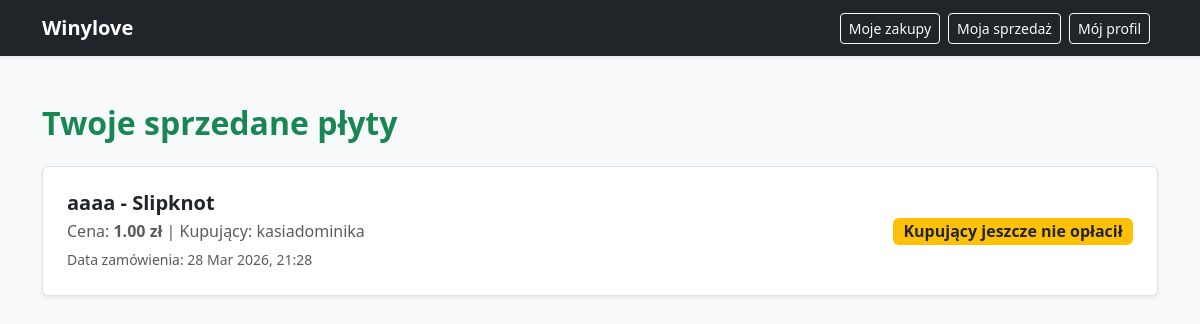
The page /moja-sprzedaz/ (signed in) on the database its author committed.
### shop/models.py (models this page shows, shortened)
class Order(models.Model):
    STATUS_CHOICES = [
        ('PENDING', 'Oczekujące'),
        ('PAID', 'Opłacone'),
        ('SHIPPED', 'Wysłane'),
    ]
    cd = models.ForeignKey(CDOffer, on_delete=models.CASCADE, related_name='orders')
    buyer = models.ForeignKey(User, on_delete=models.CASCADE, related_name='purchases')
    status = models.CharField(max_length=20, choices=STATUS_CHOICES, default='PENDING')
    order_date = models.DateTimeField(auto_now_add=True)

class CDOffer(models.Model):
    CONDITION_CHOICES = [
        ('NEW', 'Nowa'),
        ('USED', 'Używana'),
    ]
    title = models.CharField(max_length=200)
    artist = models.ForeignKey(Artist, on_delete=models.CASCADE, related_name='cds')
    genres = models.ManyToManyField(Genre, related_name='cds')
    seller = models.ForeignKey(User, on_delete=models.CASCADE, related_name='offers')
    price = models.DecimalField(max_digits=6, decimal_places=2)
    condition = models.CharField(max_length=10, choices=CONDITION_CHOICES)
    description = models.TextField()
    created_at = models.DateTimeField(auto_now_add=True)

class Artist(models.Model):
    name = models.CharField(max_length=100)
    description = models.TextField(blank=True, null=True)

### shop/views.py (the view)
# urls.py: path('moja-sprzedaz/', views.my_sales, name='my_sales'),
@login_required
def my_sales(request):
    orders = Order.objects.filter(cd__seller=request.user).order_by('-order_date')
    return render(request, "shop/my_sales.html", {'orders': orders})

### shop/templates/shop/my_sales.html (shortened to what this page needs)
<!DOCTYPE html>
<html lang="pl">
<head>
    <link href="https://cdn.jsdelivr.net/npm/bootstrap@5.3.2/dist/css/bootstrap.min.css" rel="stylesheet">
</head>
<body class="bg-light">
    <nav class="navbar navbar-expand-lg navbar-dark bg-dark mb-5 shadow-sm">
        <div class="container">
            <a class="navbar-brand fw-bold" href="{% url 'home' %}">Winylove</a>
            <div class="d-flex align-items-center">
                <a href="{% url 'my_purchases' %}" class="btn btn-outline-light btn-sm me-2">Moje zakupy</a>
                <a href="{% url 'my_sales' %}" class="btn btn-outline-light btn-sm me-2">Moja sprzedaż</a>
                <a href="{% url 'user_profile' user.username %}" class="btn btn-outline-light btn-sm me-2">Mój profil</a>
            </div>
        </div>
    </nav>
    <div class="container mb-5">
        <h2 class="mb-4 fw-bold text-success">Twoje sprzedane płyty</h2>
        <div class="list-group shadow-sm">
            {% for order in orders %}
                <div class="list-group-item p-4">
                    <div class="d-flex w-100 justify-content-between align-items-center">
                        <div>
                            <h5 class="mb-1 fw-bold">{{ order.cd.title }} - {{ order.cd.artist.name }}</h5>
                            <p class="mb-1 text-muted">Cena: <strong>{{ order.cd.price }} zł</strong> | Kupujący: {{ order.buyer.username }}</p>
                            <small class="text-muted">Data zamówienia: {{ order.order_date|date:"d M Y, H:i" }}</small>
                        </div>
                        <div class="text-end">
                            {% if order.status == 'PENDING' %}
                                <span class="badge bg-warning text-dark fs-6">Kupujący jeszcze nie opłacił</span>
                            {% elif order.status == 'PAID' %}
                                <span class="badge bg-info text-dark mb-2 fs-6 d-block">Pieniądze na koncie! Możesz wysyłać.</span>
                                <form method="post" action="{% url 'ship_order' order.id %}">
                                    {% csrf_token %}
                                    <button type="submit" class="btn btn-primary btn-sm w-100">Oznacz jako wysłane</button>
                                </form>
                            {% elif order.status == 'SHIPPED' %}
                                <span class="badge bg-success fs-6">Płyta wysłana do klienta</span>
                            {% endif %}
                        </div>
                    </div>
                </div>
            {% empty %}
                <div class="alert alert-secondary text-center p-5">
                    Jeszcze nikt nie złożył zamówienia na Twoje płyty.
                </div>
            {% endfor %}
        </div>
    </div>
</body>
</html>

### rows shown on the page
Order: cd "aaaa", cd.artist.name "Slipknot", cd.price "1.00", buyer.username "kasiadominika", order_date "28 Mar 2026, 21:28", status "Kupujący jeszcze nie opłacił"
